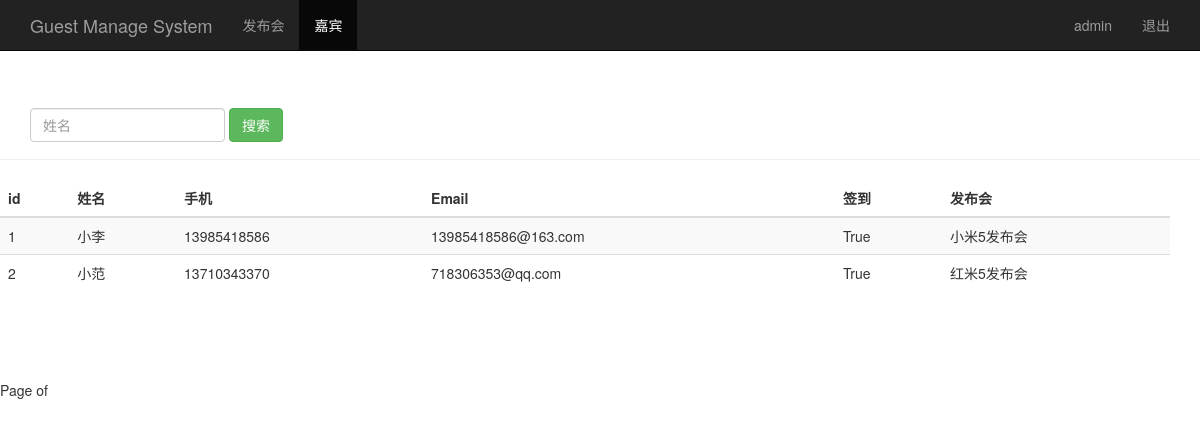
/search_realname/ (signed in), run on the app's committed database.
### sign/models.py (models this page shows, shortened)
class Guest(models.Model):
    event =models.ForeignKey(Event)
    realname= models.CharField(max_length=64)
    phone = models.CharField(max_length=16)
    email = models.EmailField()
    sign = models.BooleanField()
    create_time = models.DateTimeField(auto_now=True)
    class Meta:
        unique_together = ("event","phone")

class Event(models.Model):
    name = models.CharField(max_length=100)
    limit =models.IntegerField()
    status = models.BooleanField()
    address = models.CharField(max_length=200)
    start_time= models.DateTimeField('event time')
    create_time = models.DateTimeField(auto_now=True)
    def __str__(self):
        return self.name

### sign/views.py (the view)
# urls.py: url(r'^search_realname/',views.search_realname),
@login_required
def search_realname(request):
    username = request.session.get('user','')
    search_realname = request.GET.get('realname','')
    guest_list = Guest.objects.filter(realname__contains=search_realname)
    return render(request, "guest_manage.html", {"user": username, "guests": guest_list})

### sign/templates/guest_manage.html (shortened to what this page needs)
<!DOCTYPE html>
<html lang="zh_CN">
<head>
    {% load bootstrap3 %}
    {% bootstrap_css %}
</head>
<body role="document">
    <nav class="navbar navbar-inverse navbar-fixed-top">
        <div class="container">
            <div class="navbar-header">
                <a class="navbar-brand" href="/event_manage/">Guest Manage System
                </a>
            </div>
            <div id="navbar" class="collapse navbar-collapse">
                <ul class="nav navbar-nav">
                    <li><a href="/event_manage/">发布会</a></li>
                    <li class="active"><a href="#">嘉宾</a></li>
                </ul>
                <ul class="nav navbar-nav navbar-right">
                    <li><a href="#">{{user}}</a></li>
                    <li><a href="/logout/">退出</a></li>
                </ul>
            </div>
        </div>
    </nav>
    <div class="page-header" style="padding-top:60px;">
        <div id="navbar" class="navbar-collapse collapse">
            <form class="navbar-form" method="get" action="/search_realname/">
                <div class="form-group">
                    <input name="realname" type="text" placeholder="姓名" class="form-control">
                </div>
                <button type="submit" class="btn btn-success">搜索</button>
            </form>
        </div>
    </div>
    <div class="row" style="padding-top;">
        <div class="col-md-6"style="width:100%;position:absolute;">
            <table class="table table-striped">
                <thead>
                <tr>
                    <th>id</th><th>姓名</th><th>手机</th><th>Email</th><th>签到</th><th>发布会</th>
                </tr>
                </thead>
                <tbody>
                {% for guest in guests %}
                <tr>
                    <td>{{ guest.id }}</td>
                    <td>{{ guest.realname }}</td>
                    <td>{{ guest.phone }}</td>
                    <td>{{ guest.email }}</td>
                    <td>{{ guest.sign }}</td>
                    <td>{{ guest.event }}</td>
                </tr>
                {% endfor %}
                </tbody>
            </table>
        </div>
    </div>
    <div class="pagonation"style="padding-top:200px">
        <span class="step-links">
            <span class="current">
                Page {{ guests.number }} of {{ guests.paginator.num_pages }}
            </span>
        </span>
    </div>
</body>
</html>

### data on the page
Guest: id "1", realname "小李", phone "13985418586", email "13985418586@163.com", sign "True", event "小米5发布会"
Guest: id "2", realname "小范", phone "13710343370", email "718306353@qq.com", sign "True", event "红米5发布会"

### other printed values
{{ user }} "admin"
